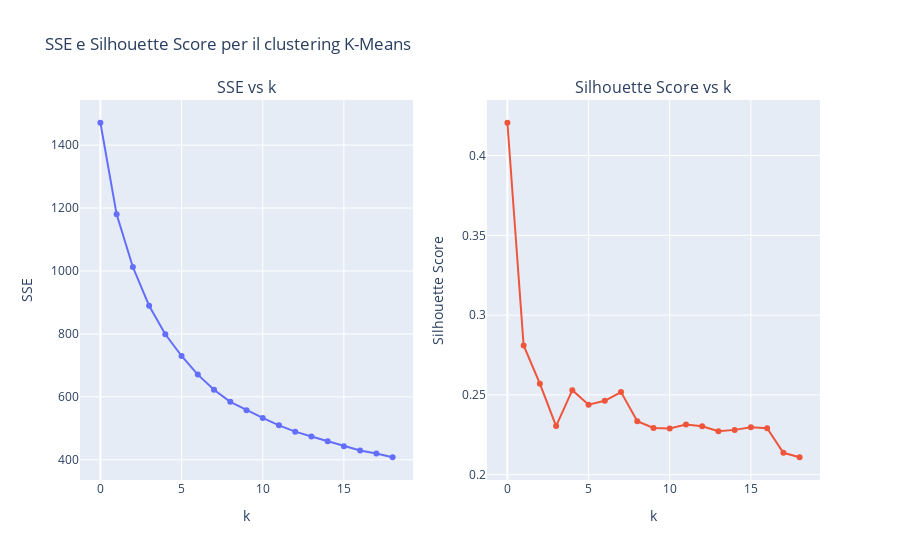

Here is the notebook cell this chart was saved with:
### Code cell
# Crea la figura con due sottotrame (subplots)
fig = make_subplots(rows=1, cols=2, subplot_titles=("SSE vs k", "Silhouette Score vs k"))

# Grafico SSE vs k
fig.add_trace(
    go.Scatter(x=list(range(len(sse_list))), y=sse_list, mode='lines+markers', name="SSE"),
    row=1, col=1
)
fig.update_xaxes(title_text="k", row=1, col=1)
fig.update_yaxes(title_text="SSE", row=1, col=1)

# Grafico Silhouette Score vs k
fig.add_trace(
    go.Scatter(x=list(range(len(sil_list))), y=sil_list, mode='lines+markers', name="Silhouette"),
    row=1, col=2
)
fig.update_xaxes(title_text="k", row=1, col=2)
fig.update_yaxes(title_text="Silhouette Score", row=1, col=2)

# Layout generale della figura
fig.update_layout(title_text="SSE e Silhouette Score per il clustering K-Means",
                  showlegend=False)

# Mostra il grafico
fig.show()

# Mostra il valore dell'SSE per k=6
print(sse_list[4]) # Corrisponde a k = 6, dato che la lista parte da 0

### Figure 1 — Plotly figure (JSON) as saved in the notebook; plotly's stock layout.template omitted (floating-point values rounded to 4 significant figures)
{"data": [{"mode": "lines+markers", "name": "SSE", "type": "scatter", "x": [0, 1, 2, 3, 4, 5, 6, 7, 8, 9, 10, 11, 12, 13, 14, 15, 16, 17, 18], "xaxis": "x", "y": [1471.0, 1180.0, 1013.0, 889.5, 798.7, 729.9, 670.6, 622.7, 584.1, 557.4, 533.1, 509.4, 489.4, 474.0, 458.5, 443.3, 429.7, 419.9, 408.0], "yaxis": "y"}, {"mode": "lines+markers", "name": "Silhouette", "type": "scatter", "x": [0, 1, 2, 3, 4, 5, 6, 7, 8, 9, 10, 11, 12, 13, 14, 15, 16, 17, 18], "xaxis": "x2", "y": [0.4205, 0.281, 0.257, 0.2305, 0.253, 0.2439, 0.2463, 0.2518, 0.2335, 0.2293, 0.2289, 0.2314, 0.2304, 0.2273, 0.2281, 0.2297, 0.2291, 0.2137, 0.2109], "yaxis": "y2"}], "layout": {"annotations": [{"font": {"size": 16}, "showarrow": false, "text": "SSE vs k", "x": 0.225, "xanchor": "center", "xref": "paper", "y": 1, "yanchor": "bottom", "yref": "paper"}, {"font": {"size": 16}, "showarrow": false, "text": "Silhouette Score vs k", "x": 0.775, "xanchor": "center", "xref": "paper", "y": 1, "yanchor": "bottom", "yref": "paper"}], "showlegend": false, "title": {"text": "SSE e Silhouette Score per il clustering K-Means"}, "xaxis": {"anchor": "y", "domain": [0, 0.45], "title": {"text": "k"}}, "xaxis2": {"anchor": "y2", "domain": [0.55, 1], "title": {"text": "k"}}, "yaxis": {"anchor": "x", "domain": [0, 1], "title": {"text": "SSE"}}, "yaxis2": {"anchor": "x2", "domain": [0, 1], "title": {"text": "Silhouette Score"}}}}
